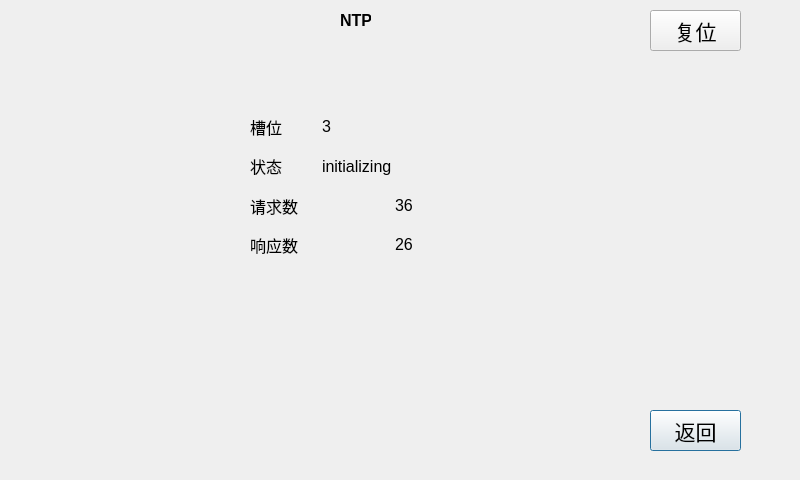
<?xml version="1.0" encoding="UTF-8"?>
<ui version="4.0">
 <class>setNTP</class>
 <widget class="QDialog" name="setNTP">
  <property name="geometry">
   <rect>
    <x>0</x>
    <y>0</y>
    <width>800</width>
    <height>480</height>
   </rect>
  </property>
  <property name="windowTitle">
   <string>Dialog</string>
  </property>
  <widget class="QLabel" name="label">
   <property name="geometry">
    <rect>
     <x>340</x>
     <y>10</y>
     <width>31</width>
     <height>20</height>
    </rect>
   </property>
   <property name="font">
    <font>
     <pointsize>12</pointsize>
     <weight>75</weight>
     <bold>true</bold>
    </font>
   </property>
   <property name="text">
    <string>NTP</string>
   </property>
  </widget>
  <widget class="QPushButton" name="pushButton_5">
   <property name="geometry">
    <rect>
     <x>650</x>
     <y>410</y>
     <width>91</width>
     <height>41</height>
    </rect>
   </property>
   <property name="font">
    <font>
     <pointsize>16</pointsize>
    </font>
   </property>
   <property name="text">
    <string>返回</string>
   </property>
  </widget>
  <widget class="QPushButton" name="pushButton_6">
   <property name="geometry">
    <rect>
     <x>650</x>
     <y>10</y>
     <width>91</width>
     <height>41</height>
    </rect>
   </property>
   <property name="font">
    <font>
     <pointsize>16</pointsize>
    </font>
   </property>
   <property name="text">
    <string>复位</string>
   </property>
  </widget>
  <widget class="QWidget" name="">
   <property name="geometry">
    <rect>
     <x>250</x>
     <y>110</y>
     <width>211</width>
     <height>151</height>
    </rect>
   </property>
   <property name="font">
    <font>
     <pointsize>12</pointsize>
    </font>
   </property>
   <layout class="QGridLayout" name="gridLayout">
    <item row="0" column="0">
     <widget class="QLabel" name="label_2">
      <property name="font">
       <font>
        <pointsize>12</pointsize>
       </font>
      </property>
      <property name="text">
       <string>槽位</string>
      </property>
     </widget>
    </item>
    <item row="0" column="1" colspan="2">
     <widget class="QLabel" name="label_3">
      <property name="font">
       <font>
        <pointsize>12</pointsize>
       </font>
      </property>
      <property name="text">
       <string>3</string>
      </property>
     </widget>
    </item>
    <item row="1" column="0">
     <widget class="QLabel" name="label_4">
      <property name="font">
       <font>
        <pointsize>12</pointsize>
       </font>
      </property>
      <property name="text">
       <string>状态</string>
      </property>
     </widget>
    </item>
    <item row="1" column="1" colspan="2">
     <widget class="QLabel" name="label_5">
      <property name="font">
       <font>
        <pointsize>12</pointsize>
       </font>
      </property>
      <property name="text">
       <string>initializing</string>
      </property>
     </widget>
    </item>
    <item row="2" column="0" colspan="2">
     <widget class="QLabel" name="label_6">
      <property name="font">
       <font>
        <pointsize>12</pointsize>
       </font>
      </property>
      <property name="text">
       <string>请求数</string>
      </property>
     </widget>
    </item>
    <item row="2" column="2">
     <widget class="QLabel" name="label_7">
      <property name="font">
       <font>
        <pointsize>12</pointsize>
       </font>
      </property>
      <property name="text">
       <string>36</string>
      </property>
     </widget>
    </item>
    <item row="3" column="0" colspan="2">
     <widget class="QLabel" name="label_8">
      <property name="font">
       <font>
        <pointsize>12</pointsize>
       </font>
      </property>
      <property name="text">
       <string>响应数</string>
      </property>
     </widget>
    </item>
    <item row="3" column="2">
     <widget class="QLabel" name="label_9">
      <property name="font">
       <font>
        <pointsize>12</pointsize>
       </font>
      </property>
      <property name="text">
       <string>26</string>
      </property>
     </widget>
    </item>
   </layout>
  </widget>
 </widget>
 <resources/>
 <connections>
  <connection>
   <sender>pushButton_5</sender>
   <signal>clicked()</signal>
   <receiver>setNTP</receiver>
   <slot>close()</slot>
   <hints>
    <hint type="sourcelabel">
     <x>687</x>
     <y>435</y>
    </hint>
    <hint type="destinationlabel">
     <x>711</x>
     <y>455</y>
    </hint>
   </hints>
  </connection>
 </connections>
</ui>
